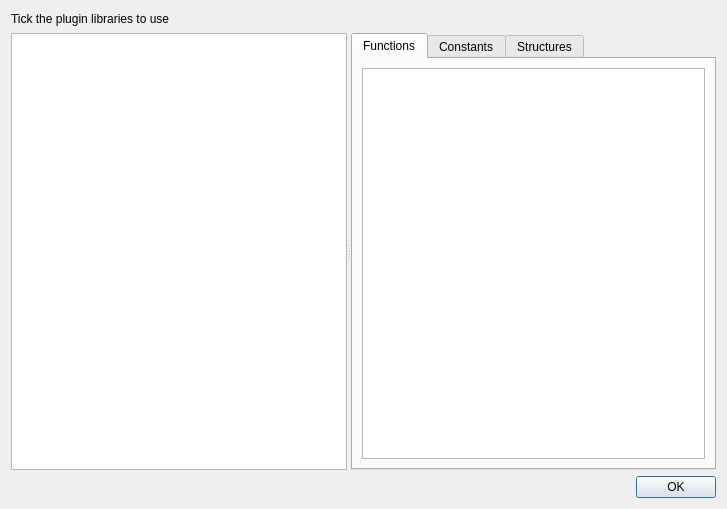
<?xml version="1.0" encoding="UTF-8"?>
<ui version="4.0">
 <class>PluginDialog</class>
 <widget class="QDialog" name="PluginDialog">
  <property name="windowModality">
   <enum>Qt::NonModal</enum>
  </property>
  <property name="geometry">
   <rect>
    <x>0</x>
    <y>0</y>
    <width>727</width>
    <height>509</height>
   </rect>
  </property>
  <property name="windowTitle">
   <string>Plugin Libraries</string>
  </property>
  <layout class="QVBoxLayout" name="verticalLayout_5">
   <item>
    <layout class="QVBoxLayout" name="verticalLayout">
     <item>
      <widget class="QLabel" name="label">
       <property name="maximumSize">
        <size>
         <width>16777215</width>
         <height>16</height>
        </size>
       </property>
       <property name="text">
        <string>Tick the plugin libraries to use</string>
       </property>
      </widget>
     </item>
     <item>
      <widget class="QSplitter" name="splitter">
       <property name="orientation">
        <enum>Qt::Horizontal</enum>
       </property>
       <widget class="QWidget" name="verticalLayoutWidget">
        <layout class="QVBoxLayout" name="verticalLayout_3">
         <item>
          <widget class="QListWidget" name="pluginList"/>
         </item>
        </layout>
       </widget>
       <widget class="QWidget" name="verticalLayoutWidget_2">
        <layout class="QVBoxLayout" name="verticalLayout_4">
         <item>
          <widget class="QTabWidget" name="tabWidget">
           <property name="currentIndex">
            <number>0</number>
           </property>
           <widget class="QWidget" name="functionsTab">
            <attribute name="title">
             <string>Functions</string>
            </attribute>
            <layout class="QVBoxLayout" name="verticalLayout_7">
             <item>
              <widget class="QListWidget" name="functionsList"/>
             </item>
            </layout>
           </widget>
           <widget class="QWidget" name="constantsTab">
            <attribute name="title">
             <string>Constants</string>
            </attribute>
            <layout class="QVBoxLayout" name="verticalLayout_2">
             <item>
              <widget class="QListWidget" name="constantsList"/>
             </item>
            </layout>
           </widget>
           <widget class="QWidget" name="structureTab">
            <attribute name="title">
             <string>Structures</string>
            </attribute>
            <layout class="QVBoxLayout" name="verticalLayout_6">
             <item>
              <widget class="QPlainTextEdit" name="structuresTextEdit">
               <property name="readOnly">
                <bool>true</bool>
               </property>
               <property name="textInteractionFlags">
                <set>Qt::TextSelectableByKeyboard|Qt::TextSelectableByMouse</set>
               </property>
              </widget>
             </item>
            </layout>
           </widget>
          </widget>
         </item>
        </layout>
       </widget>
      </widget>
     </item>
     <item>
      <widget class="QDialogButtonBox" name="buttonBox">
       <property name="orientation">
        <enum>Qt::Horizontal</enum>
       </property>
       <property name="standardButtons">
        <set>QDialogButtonBox::Ok</set>
       </property>
      </widget>
     </item>
    </layout>
   </item>
  </layout>
 </widget>
 <resources/>
 <connections>
  <connection>
   <sender>buttonBox</sender>
   <signal>accepted()</signal>
   <receiver>PluginDialog</receiver>
   <slot>accept()</slot>
   <hints>
    <hint type="sourcelabel">
     <x>248</x>
     <y>254</y>
    </hint>
    <hint type="destinationlabel">
     <x>157</x>
     <y>274</y>
    </hint>
   </hints>
  </connection>
  <connection>
   <sender>buttonBox</sender>
   <signal>rejected()</signal>
   <receiver>PluginDialog</receiver>
   <slot>reject()</slot>
   <hints>
    <hint type="sourcelabel">
     <x>316</x>
     <y>260</y>
    </hint>
    <hint type="destinationlabel">
     <x>286</x>
     <y>274</y>
    </hint>
   </hints>
  </connection>
 </connections>
</ui>
